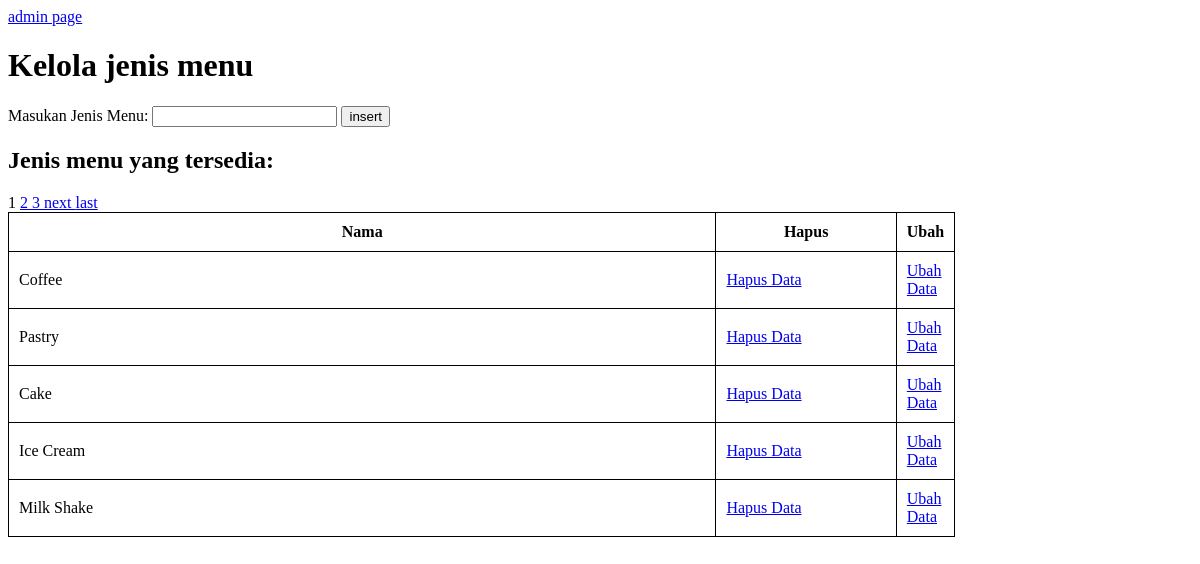
Screenshot of /admin/jenismenu.php with the database file from the repository.
### tables this page shows
CREATE TABLE `menu_jenis` (
  `kode` int(11) NOT NULL AUTO_INCREMENT,
  `nama` varchar(45) DEFAULT NULL,
  PRIMARY KEY (`kode`)
);

### class/classDB.php (called while the page is built, shortened)
<?php
class classDB{
    public function __construct() {
        $this->mysqli = new mysqli(SERVER_NAME, USER_NAME, PASSWORD, DB_NAME);
    }
}
?>

### class/classJenisMenu.php (called while the page is built, shortened)
<?php
require_once("classDB.php");
class classJenisMenu extends classDB{
    public function getJenisMenu($offset=null, $limit=null) {
        $sql = "SELECT * FROM menu_jenis";
		if(!is_null($offset) && !is_null($limit)) $sql .= " LIMIT ?,?";
		$stmt = $this->mysqli->prepare($sql);
		if(!is_null($offset) && !is_null($limit))
			$stmt->bind_param('ii', $offset, $limit);
		$stmt->execute();
		$res = $stmt->get_result();
		return $res;
    }
    public function getTotalData() {
		$res = $this->getJenisMenu();
		return $res->num_rows;
	}
}
?>

### admin/jenismenu.php (the view, shortened to what this page needs)
<?php
require_once("../class/classJenisMenu.php");
$jenisMenu = new classJenisMenu();
?>
<!DOCTYPE html>
<html lang="en">
<head>
    <link rel="stylesheet" href="../index.css">
</head>
<body>
    <div>
    <a href="index.php">admin page</a>
    <h1>Kelola jenis menu</h1>
    <form action="jenismenu.php" method="post">
        <label for="nama">Masukan Jenis Menu: </label>
        <input type="text" name="nama">
        <input type="submit" value="insert" name="insert">
    </form>
    <h2>Jenis menu yang tersedia:</h2>
    <?php
    $jmlh = $jenisMenu->getTotalData();
    $limit = 5;
    (isset($_GET['page']))? $page = $_GET['page'] : $page=1;
    $offset = ($page-1)*$limit;
    $res = $jenisMenu->getJenisMenu($offset,$limit);
    echo "<table>
        <tr>
            <th>Nama</th>
            <th>Hapus</th>
            <th>Ubah</th>
        </tr>";
    while($row = $res->fetch_assoc()) {
        echo "<tr>
                <td>".$row['nama']."</td>
                <td> <a href='jenismenu.php?kode=" . $row['kode'] . "'>Hapus Data</a> </td>
                <td> <a href='ubahjenismenu.php?kode=" . $row['kode'] . "'>Ubah Data</a> </td>
            </tr>";
    }
    $max_page = ceil($jmlh/$limit);
    if($max_page > 1){
    echo "<div>";
        for($i=1;$i<=$max_page;$i++){
            echo ($i!=$page)?"<a href="."jenismenu.php?page=".$i."> ".$i." </a>":"<a> ".$i." </a>";
        }
        if($page!=$max_page){
            echo "<a href="."jenismenu.php?page=".($page+1)."> next </a>
            <a href="."jenismenu.php?page=".$max_page."> last </a>";
        }
        echo "</div>";
    }
    ?>
    </div>
</body>
</html>

### index.css (style rules this page uses)
table, th, td { border-collapse: collapse; border: 1px solid; width: 80%; padding: 10px; }

### rows the page displays
menu_jenis: nama "Coffee"
menu_jenis: nama "Pastry"
menu_jenis: nama "Cake"
menu_jenis: nama "Ice Cream"
menu_jenis: nama "Milk Shake"
